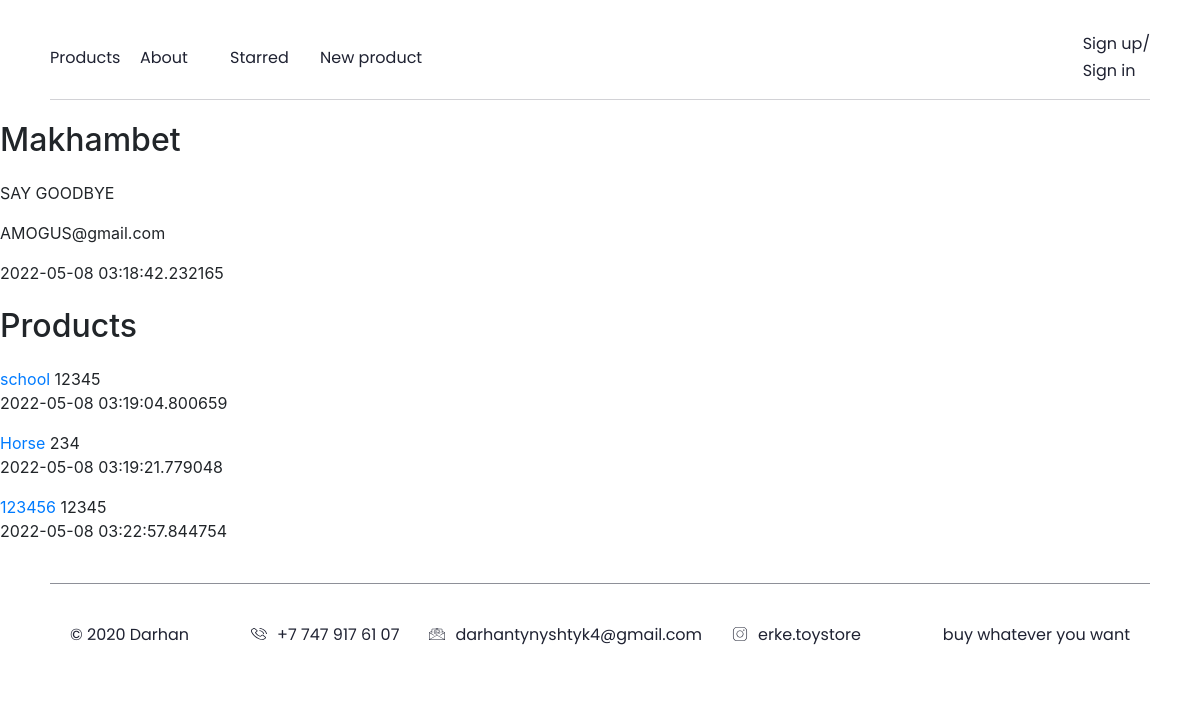
The page /user/1 on the database as committed earlier.
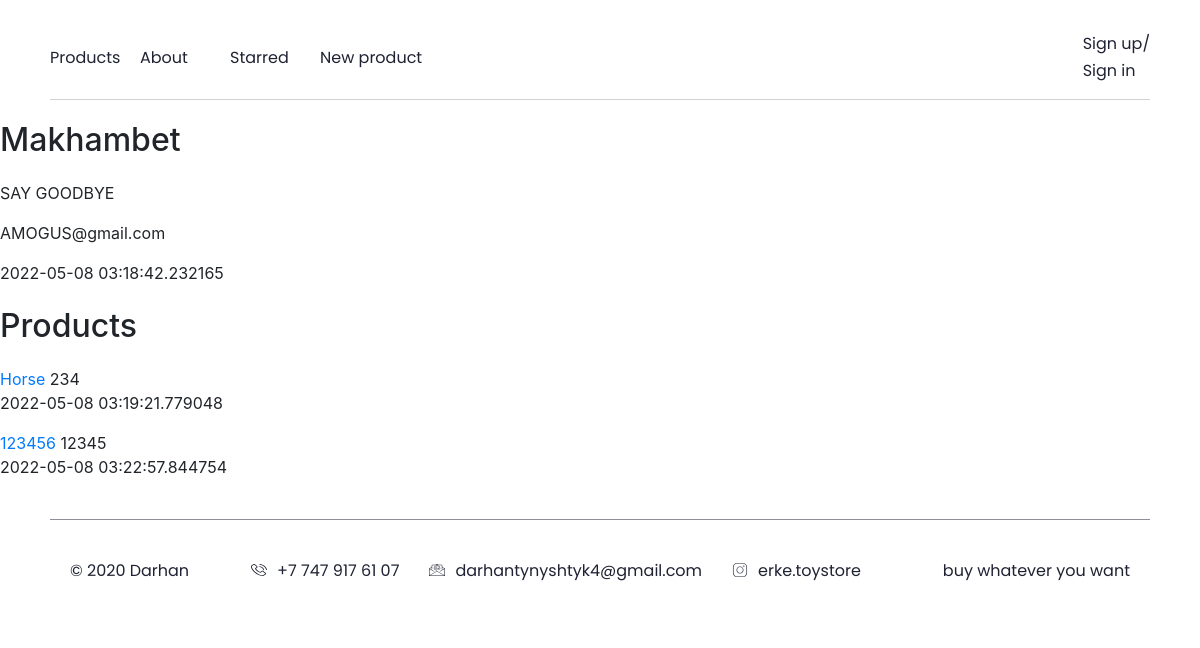
The same page on the database as committed later.
### data/products.py (models this page shows)
class Product(SqlAlchemyBase, UserMixin, SerializerMixin):
    __tablename__ = 'products'
    id = sqlalchemy.Column(sqlalchemy.Integer,
                           primary_key=True, autoincrement=True)
    name = sqlalchemy.Column(sqlalchemy.String, nullable=True)
    about = sqlalchemy.Column(sqlalchemy.String, nullable=True)
    user_id = sqlalchemy.Column(sqlalchemy.Integer, sqlalchemy.ForeignKey('users.id'))
    price = sqlalchemy.Column(sqlalchemy.Integer)
    avatar_name = sqlalchemy.Column(sqlalchemy.String, default=None)
    date = sqlalchemy.Column(sqlalchemy.DateTime, default=datetime.datetime.now)
    likes = sqlalchemy.Column(sqlalchemy.Integer, default=0)
    is_private = sqlalchemy.Column(sqlalchemy.Boolean, default=False)
    starred = sqlalchemy.Column(sqlalchemy.String, default='')
    user = orm.relation("User")
    categories = orm.relation("Category",
                              secondary="association",
                              backref="products")

### main.py (the view)
@app.route('/user/<int:user_id>')  # Вывод профиля пользователя
def get_user(user_id):
    session = db_session.create_session()
    user = session.query(User).get(user_id)
    params = {
        'current_user': current_user,
        'user': user
    }
    if current_user != user:
        user_products = session.query(Product).filter(Product.is_private == False, Product.user == user)
        params['products'] = user_products
    else:
        user_products = user.products
        params['products'] = user_products
    return render_template('user.html', **params)

### data/db_session.py (called while the page is built)
def create_session() -> Session:
    global __factory
    return __factory()

### templates/user.html
{% extends "base.html" %}
{% block content %}
<h1>{{ user.name }}</h1>
<p>{{ user.about }}</p>
<p>{{ user.email }}</p>
<p>{{ user.created_date }}</p>
<h1>Products</h1>
{% for i in products %}
<a href="/product/{{ i.id }}">{{ i.name }}</a>
<a>{{ i.price }}</a>
<p>{{ i.date }}</p>
{% endfor %}
{% endblock %}

Rows that differ between the two databases and show on the page:
removed Product: name "school", price "12345", date "2022-05-08 03:19:04.800659"
